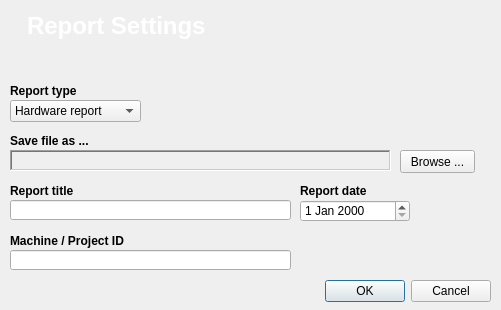
<?xml version="1.0" encoding="UTF-8"?>
<ui version="4.0">
 <class>ReportWindow</class>
 <widget class="QDialog" name="ReportWindow">
  <property name="geometry">
   <rect>
    <x>0</x>
    <y>0</y>
    <width>501</width>
    <height>310</height>
   </rect>
  </property>
  <property name="sizePolicy">
   <sizepolicy hsizetype="Fixed" vsizetype="Fixed">
    <horstretch>0</horstretch>
    <verstretch>0</verstretch>
   </sizepolicy>
  </property>
  <property name="minimumSize">
   <size>
    <width>501</width>
    <height>310</height>
   </size>
  </property>
  <property name="maximumSize">
   <size>
    <width>501</width>
    <height>310</height>
   </size>
  </property>
  <property name="windowTitle">
   <string>Report Settings</string>
  </property>
  <widget class="QWidget" name="centra_widget" native="true">
   <property name="geometry">
    <rect>
     <x>0</x>
     <y>0</y>
     <width>501</width>
     <height>311</height>
    </rect>
   </property>
   <widget class="QLabel" name="text_report_title">
    <property name="geometry">
     <rect>
      <x>10</x>
      <y>180</y>
      <width>281</width>
      <height>21</height>
     </rect>
    </property>
    <property name="font">
     <font>
      <weight>75</weight>
      <bold>true</bold>
     </font>
    </property>
    <property name="text">
     <string>Report title</string>
    </property>
   </widget>
   <widget class="QLineEdit" name="label_report_title">
    <property name="geometry">
     <rect>
      <x>10</x>
      <y>200</y>
      <width>281</width>
      <height>20</height>
     </rect>
    </property>
   </widget>
   <widget class="QLabel" name="txt_optionTitle">
    <property name="geometry">
     <rect>
      <x>27</x>
      <y>6</y>
      <width>461</width>
      <height>41</height>
     </rect>
    </property>
    <property name="font">
     <font>
      <pointsize>18</pointsize>
      <weight>75</weight>
      <bold>true</bold>
     </font>
    </property>
    <property name="text">
     <string>&lt;html&gt;&lt;head/&gt;&lt;body&gt;&lt;p&gt;&lt;span style=&quot; color:#ffffff;&quot;&gt;Report Settings&lt;/span&gt;&lt;/p&gt;&lt;/body&gt;&lt;/html&gt;</string>
    </property>
   </widget>
   <widget class="QDateEdit" name="date_report_date">
    <property name="geometry">
     <rect>
      <x>300</x>
      <y>200</y>
      <width>110</width>
      <height>22</height>
     </rect>
    </property>
   </widget>
   <widget class="QLabel" name="text_report_date">
    <property name="geometry">
     <rect>
      <x>300</x>
      <y>180</y>
      <width>191</width>
      <height>21</height>
     </rect>
    </property>
    <property name="font">
     <font>
      <weight>75</weight>
      <bold>true</bold>
     </font>
    </property>
    <property name="text">
     <string>Report date</string>
    </property>
   </widget>
   <widget class="QLineEdit" name="label_report_machid">
    <property name="geometry">
     <rect>
      <x>10</x>
      <y>250</y>
      <width>281</width>
      <height>20</height>
     </rect>
    </property>
    <property name="text">
     <string/>
    </property>
   </widget>
   <widget class="QLabel" name="text_report_machid">
    <property name="geometry">
     <rect>
      <x>10</x>
      <y>230</y>
      <width>281</width>
      <height>21</height>
     </rect>
    </property>
    <property name="font">
     <font>
      <weight>75</weight>
      <bold>true</bold>
     </font>
    </property>
    <property name="text">
     <string>Machine / Project ID</string>
    </property>
   </widget>
   <widget class="QLabel" name="label_report_savefile">
    <property name="geometry">
     <rect>
      <x>10</x>
      <y>150</y>
      <width>381</width>
      <height>21</height>
     </rect>
    </property>
    <property name="frameShape">
     <enum>QFrame::WinPanel</enum>
    </property>
    <property name="frameShadow">
     <enum>QFrame::Sunken</enum>
    </property>
    <property name="text">
     <string/>
    </property>
   </widget>
   <widget class="QPushButton" name="btn_report_browsefile">
    <property name="geometry">
     <rect>
      <x>400</x>
      <y>150</y>
      <width>75</width>
      <height>23</height>
     </rect>
    </property>
    <property name="text">
     <string>Browse ...</string>
    </property>
   </widget>
   <widget class="QLabel" name="text_report_savefile">
    <property name="geometry">
     <rect>
      <x>10</x>
      <y>130</y>
      <width>461</width>
      <height>21</height>
     </rect>
    </property>
    <property name="font">
     <font>
      <weight>75</weight>
      <bold>true</bold>
     </font>
    </property>
    <property name="text">
     <string>Save file as ...</string>
    </property>
   </widget>
   <widget class="QDialogButtonBox" name="buttonBox">
    <property name="geometry">
     <rect>
      <x>150</x>
      <y>275</y>
      <width>341</width>
      <height>32</height>
     </rect>
    </property>
    <property name="orientation">
     <enum>Qt::Horizontal</enum>
    </property>
    <property name="standardButtons">
     <set>QDialogButtonBox::Cancel|QDialogButtonBox::Ok</set>
    </property>
   </widget>
   <widget class="QComboBox" name="combo_report_type">
    <property name="geometry">
     <rect>
      <x>10</x>
      <y>100</y>
      <width>131</width>
      <height>22</height>
     </rect>
    </property>
    <item>
     <property name="text">
      <string>Hardware report</string>
     </property>
    </item>
   </widget>
   <widget class="QLabel" name="text_report_savefile_2">
    <property name="geometry">
     <rect>
      <x>10</x>
      <y>80</y>
      <width>461</width>
      <height>21</height>
     </rect>
    </property>
    <property name="font">
     <font>
      <weight>75</weight>
      <bold>true</bold>
     </font>
    </property>
    <property name="text">
     <string>Report type</string>
    </property>
   </widget>
  </widget>
  <widget class="QGraphicsView" name="graphic_option_bg">
   <property name="geometry">
    <rect>
     <x>0</x>
     <y>0</y>
     <width>501</width>
     <height>601</height>
    </rect>
   </property>
   <property name="sizePolicy">
    <sizepolicy hsizetype="Fixed" vsizetype="Fixed">
     <horstretch>0</horstretch>
     <verstretch>0</verstretch>
    </sizepolicy>
   </property>
   <property name="minimumSize">
    <size>
     <width>501</width>
     <height>601</height>
    </size>
   </property>
   <property name="maximumSize">
    <size>
     <width>501</width>
     <height>601</height>
    </size>
   </property>
   <property name="styleSheet">
    <string notr="true">QGraphicsView {
	background : transparent;
}</string>
   </property>
   <property name="frameShape">
    <enum>QFrame::NoFrame</enum>
   </property>
   <property name="frameShadow">
    <enum>QFrame::Plain</enum>
   </property>
   <property name="verticalScrollBarPolicy">
    <enum>Qt::ScrollBarAlwaysOff</enum>
   </property>
   <property name="horizontalScrollBarPolicy">
    <enum>Qt::ScrollBarAlwaysOff</enum>
   </property>
   <property name="backgroundBrush">
    <brush brushstyle="NoBrush">
     <color alpha="0">
      <red>0</red>
      <green>0</green>
      <blue>0</blue>
     </color>
    </brush>
   </property>
   <property name="foregroundBrush">
    <brush brushstyle="NoBrush">
     <color alpha="0">
      <red>0</red>
      <green>0</green>
      <blue>0</blue>
     </color>
    </brush>
   </property>
   <property name="alignment">
    <set>Qt::AlignLeading|Qt::AlignLeft|Qt::AlignTop</set>
   </property>
  </widget>
  <zorder>graphic_option_bg</zorder>
  <zorder>centra_widget</zorder>
 </widget>
 <resources/>
 <connections>
  <connection>
   <sender>buttonBox</sender>
   <signal>accepted()</signal>
   <receiver>ReportWindow</receiver>
   <slot>accept()</slot>
   <hints>
    <hint type="sourcelabel">
     <x>248</x>
     <y>254</y>
    </hint>
    <hint type="destinationlabel">
     <x>157</x>
     <y>274</y>
    </hint>
   </hints>
  </connection>
  <connection>
   <sender>buttonBox</sender>
   <signal>rejected()</signal>
   <receiver>ReportWindow</receiver>
   <slot>reject()</slot>
   <hints>
    <hint type="sourcelabel">
     <x>316</x>
     <y>260</y>
    </hint>
    <hint type="destinationlabel">
     <x>286</x>
     <y>274</y>
    </hint>
   </hints>
  </connection>
 </connections>
</ui>
